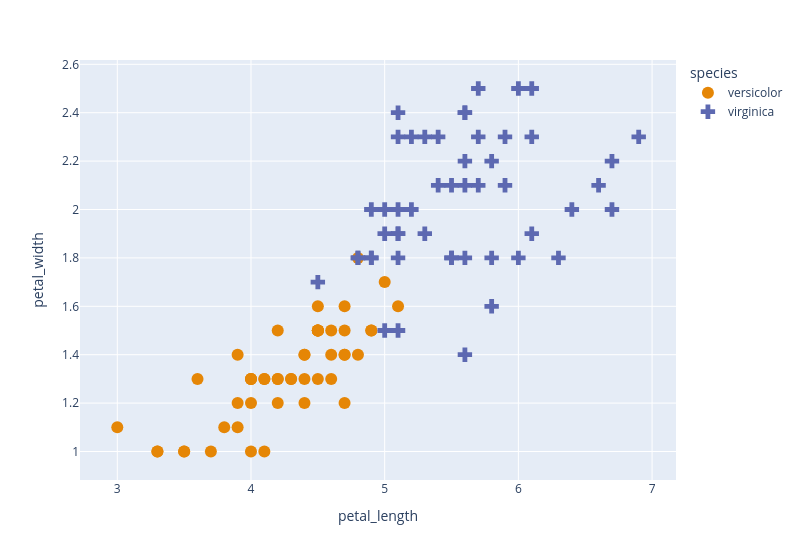

Here is the notebook cell this chart was saved with:
### Markdown cell above
And this dataset is not.

### Code cell
fig = px.scatter(iris.filter(pl.col("species") != "setosa"), 
                 x = "petal_length",
                 y = "petal_width", 
                 color="species", 
                 symbol="species", symbol_sequence=[ "circle", "cross"],
                 render_mode="svg")
fig.update_traces(marker=dict(size=12))
fig

### Figure 1 — Plotly figure (JSON) as saved in the notebook; plotly's stock layout.template omitted (floating-point values rounded to 4 significant figures)
{"data": [{"hovertemplate": "species=versicolor<br>petal_length=%{x}<br>petal_width=%{y}<extra></extra>", "legendgroup": "versicolor", "marker": {"color": "rgb(229, 134, 6)", "size": 12, "symbol": "circle"}, "mode": "markers", "name": "versicolor", "orientation": "v", "showlegend": true, "type": "scatter", "x": [4.7, 4.5, 4.9, 4.0, 4.6, 4.5, 4.7, 3.3, 4.6, 3.9, 3.5, 4.2, 4.0, 4.7, 3.6, 4.4, 4.5, 4.1, 4.5, 3.9, 4.8, 4.0, 4.9, 4.7, 4.3, 4.4, 4.8, 5.0, 4.5, 3.5, 3.8, 3.7, 3.9, 5.1, 4.5, 4.5, 4.7, 4.4, 4.1, 4.0, 4.4, 4.6, 4.0, 3.3, 4.2, 4.2, 4.2, 4.3, 3.0, 4.1], "xaxis": "x", "y": [1.4, 1.5, 1.5, 1.3, 1.5, 1.3, 1.6, 1.0, 1.3, 1.4, 1.0, 1.5, 1.0, 1.4, 1.3, 1.4, 1.5, 1.0, 1.5, 1.1, 1.8, 1.3, 1.5, 1.2, 1.3, 1.4, 1.4, 1.7, 1.5, 1.0, 1.1, 1.0, 1.2, 1.6, 1.5, 1.6, 1.5, 1.3, 1.3, 1.3, 1.2, 1.4, 1.2, 1.0, 1.3, 1.2, 1.3, 1.3, 1.1, 1.3], "yaxis": "y"}, {"hovertemplate": "species=virginica<br>petal_length=%{x}<br>petal_width=%{y}<extra></extra>", "legendgroup": "virginica", "marker": {"color": "rgb(93, 105, 177)", "size": 12, "symbol": "cross"}, "mode": "markers", "name": "virginica", "orientation": "v", "showlegend": true, "type": "scatter", "x": [6.0, 5.1, 5.9, 5.6, 5.8, 6.6, 4.5, 6.3, 5.8, 6.1, 5.1, 5.3, 5.5, 5.0, 5.1, 5.3, 5.5, 6.7, 6.9, 5.0, 5.7, 4.9, 6.7, 4.9, 5.7, 6.0, 4.8, 4.9, 5.6, 5.8, 6.1, 6.4, 5.6, 5.1, 5.6, 6.1, 5.6, 5.5, 4.8, 5.4, 5.6, 5.1, 5.1, 5.9, 5.7, 5.2, 5.0, 5.2, 5.4, 5.1], "xaxis": "x", "y": [2.5, 1.9, 2.1, 1.8, 2.2, 2.1, 1.7, 1.8, 1.8, 2.5, 2.0, 1.9, 2.1, 2.0, 2.4, 2.3, 1.8, 2.2, 2.3, 1.5, 2.3, 2.0, 2.0, 1.8, 2.1, 1.8, 1.8, 1.8, 2.1, 1.6, 1.9, 2.0, 2.2, 1.5, 1.4, 2.3, 2.4, 1.8, 1.8, 2.1, 2.4, 2.3, 1.9, 2.3, 2.5, 2.3, 1.9, 2.0, 2.3, 1.8], "yaxis": "y"}], "layout": {"legend": {"title": {"text": "species"}, "tracegroupgap": 0}, "margin": {"t": 60}, "width": 800, "xaxis": {"anchor": "y", "domain": [0.0, 1.0], "title": {"text": "petal_length"}}, "yaxis": {"anchor": "x", "domain": [0.0, 1.0], "title": {"text": "petal_width"}}}}
